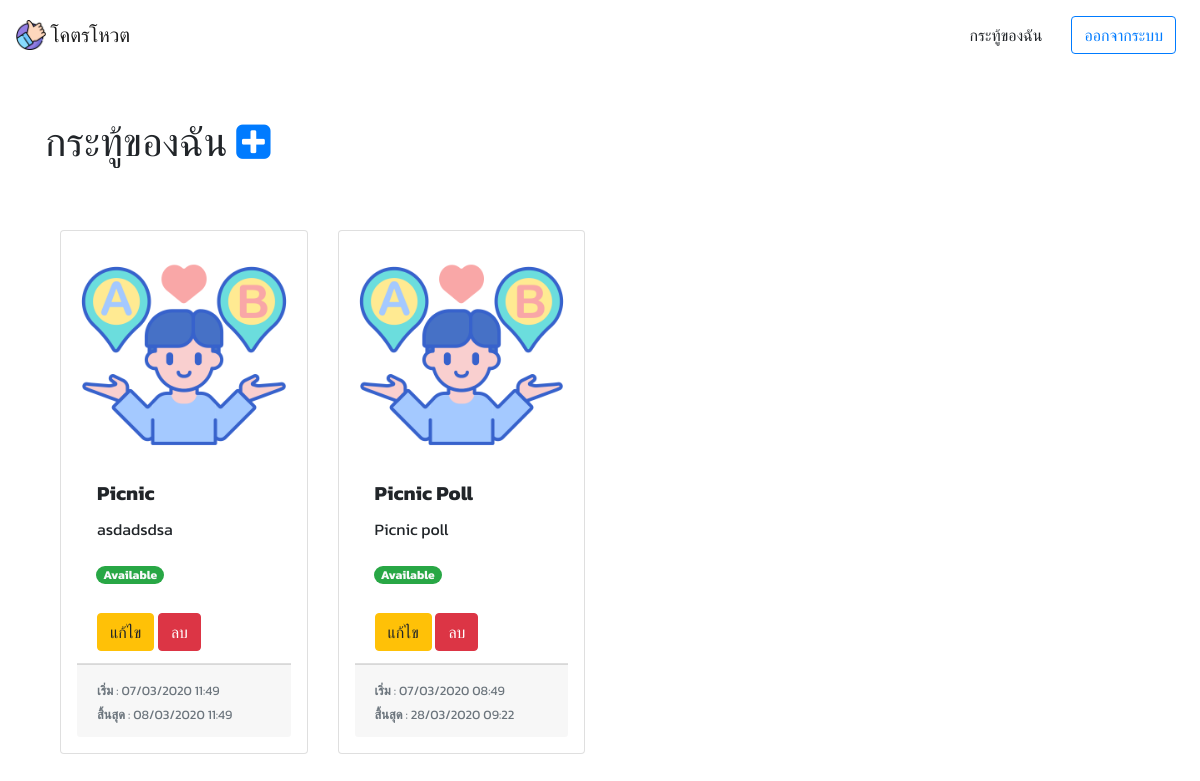
The app's page /accounts/mypolls/ (signed in), older data.
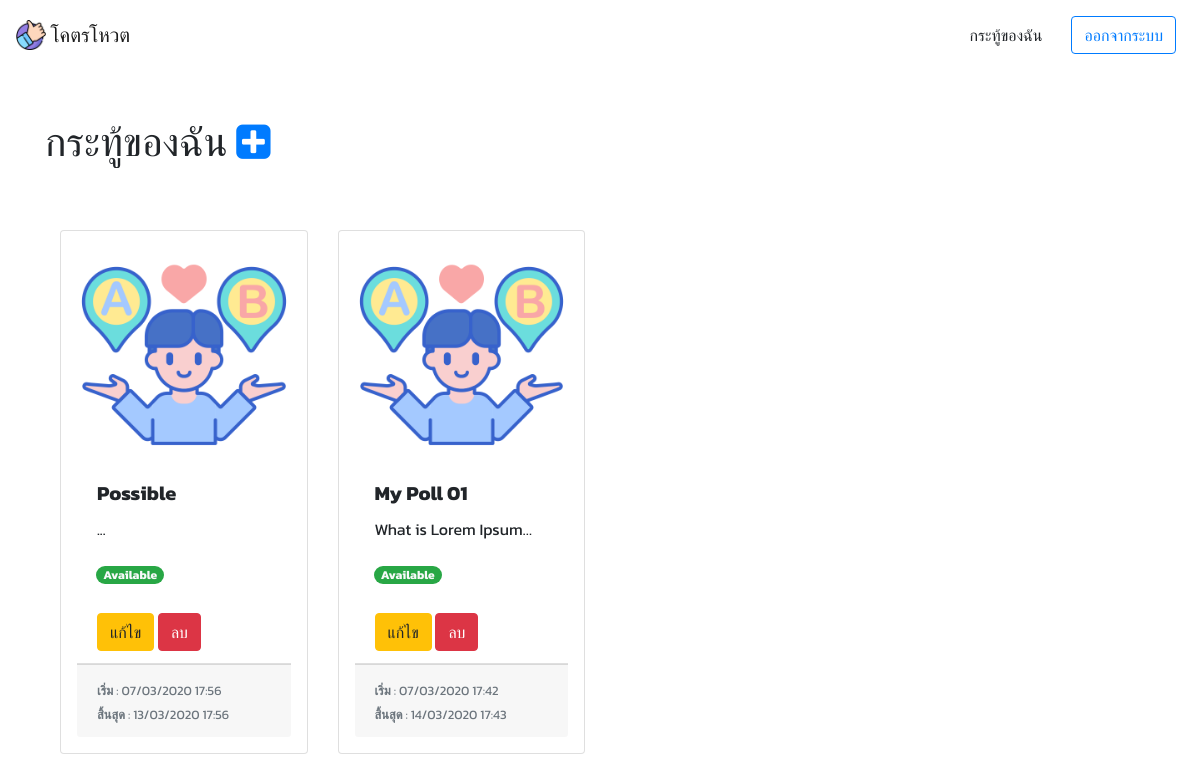
The same page, newer data.
### polls/models.py (models this page shows, shortened)
class Poll(models.Model):
    subject = models.CharField(max_length=255, blank=False)
    detail = models.TextField(blank=False)
    picture = models.ImageField(default='poll/default.png', upload_to='poll/')
    start_date = models.DateTimeField(default=timezone.now)
    end_date = models.DateTimeField()
    password = models.CharField(max_length=255, blank=False)
    create_by = models.ForeignKey(User, on_delete=models.CASCADE)
    create_date = models.DateTimeField(auto_now=True)
    is_active = models.BooleanField(default=True)
    def is_available(self):
        if timezone.now() >= self.end_date:
            self.is_active = False
            self.save()
        return self.is_active

### accounts/views.py (the view)
# urls.py: path('mypolls/', views.my_polls_view, name='mypolls') # user poll list page
@login_required
def my_polls_view(request):
    polls = Poll.objects.filter(create_by=request.user).order_by('-start_date')
    for poll in polls:
        poll.is_available()
    context = {
        'polls' : polls
    }
    return render(request, 'mypolls.html', context)

### accounts/templates/mypolls.html (shortened to what this page needs)
{% extends 'base_layout.html' %}
{% block content %}
    <h1>กระทู้ของฉัน <a href="{% url 'create' %}"> <i class="fa fa-plus-square" aria-hidden="true"></i> </a></h1>
    <div class="container mt-5">
        <div class="row">
            {% for poll in polls %}
                <div class="col-md-3 my-3">
                    <div class="card h-100 w-100 p-3">
                        <img class="card-img-top" src="{{ poll.picture.url }}" alt="Card image cap">
                        <div class="card-body">
                            <h5 class="card-title">
                                <b>{{ poll.subject }}</b>
                            </h5>
                            <p class="card-text">
                                {{ poll.detail|truncatechars:20 }}
                            </p>
                        </div>
                        <div class="container mb-3 ml-1">
                            <p class="card-text">
                                {% if poll.is_active %}
                                    <span class="badge badge-pill badge-success text-light">Available</span>
                                {% else %}
                                    <span class="badge badge-pill badge-danger text-light">Closed</span>
                                {% endif %}
                            </p>
                        </div>
                        <ul class="list-group list-group-flush m-0">
                            <li class="list-group-item">
                                <a href="{% url 'edit' poll.id %}" class='btn btn-warning'>แก้ไข</a>
                                <a href="{% url 'poll_delete' poll.id %}" class='btn btn-danger'>ลบ</a>
                            </li>
                        </ul>
                        <div class="card-footer">
                            <small class="text-muted">
                                <b>เริ่ม</b> : {{ poll.start_date|date:'d/m/Y H:i' }} <br>
                                <b>สิ้นสุด</b> : {{ poll.end_date|date:'d/m/Y H:i' }} <br>
                            </small>
                        </div>
                    </div>
                </div>
            {% endfor %}
        </div>
    </div>
{% endblock %}

Row changes from the older to the newer data that the page shows:
removed Poll: picture (placeholder picture), subject "Picnic", detail "asdadsdsa", is_active "Available", start_date "07/03/2020 11:49", end_date "08/03/2020 11:49"
removed Poll: picture (placeholder picture), subject "Picnic Poll", detail "Picnic poll", is_active "Available", start_date "07/03/2020 08:49", end_date "28/03/2020 09:22"
added Poll: picture (placeholder picture), subject "Possible", detail "...", is_active "Available", start_date "07/03/2020 17:56", end_date "13/03/2020 17:56"
added Poll: picture (placeholder picture), subject "My Poll 01", detail "What is Lorem Ipsum…", is_active "Available", start_date "07/03/2020 17:42", end_date "14/03/2020 17:43"
